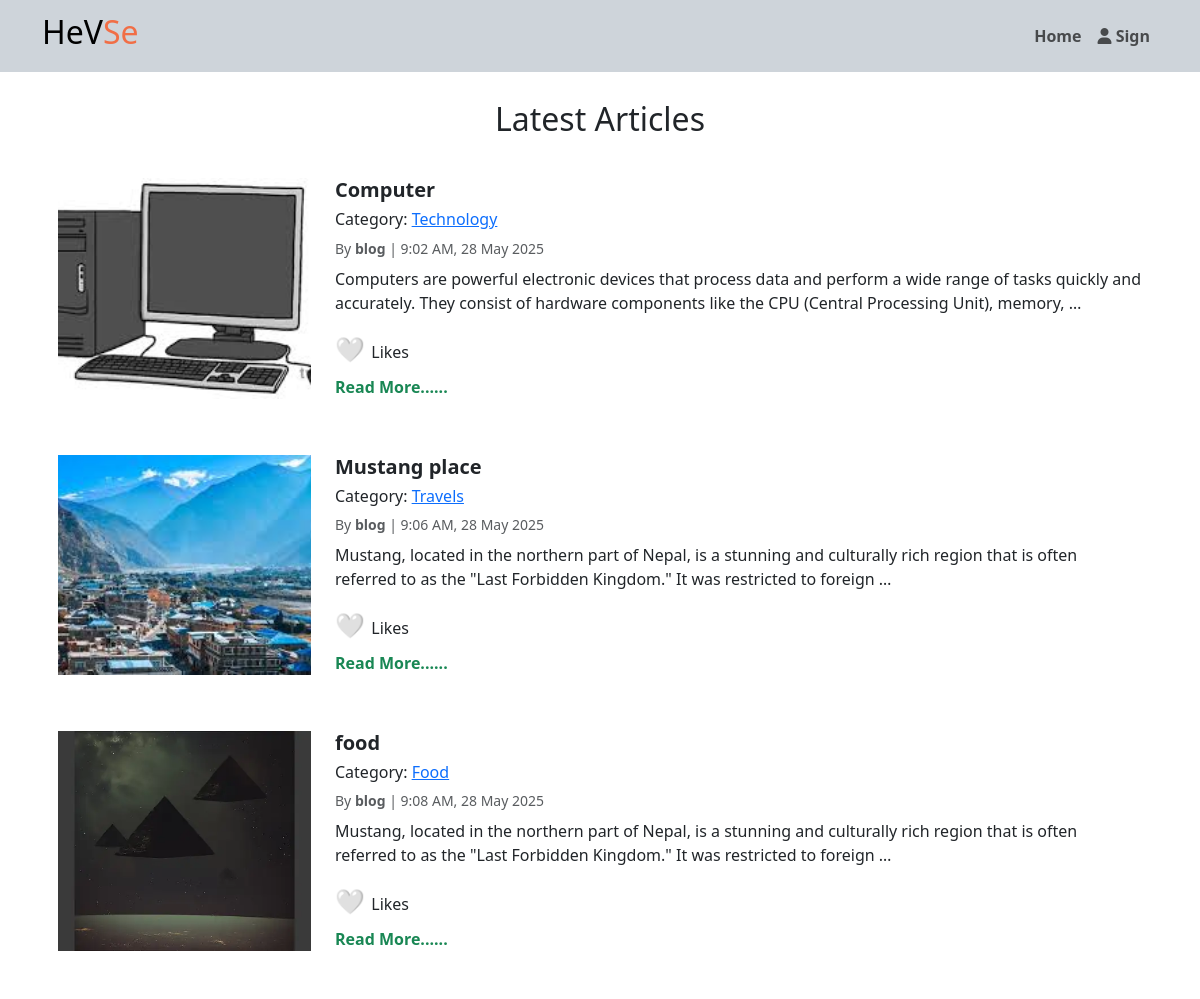
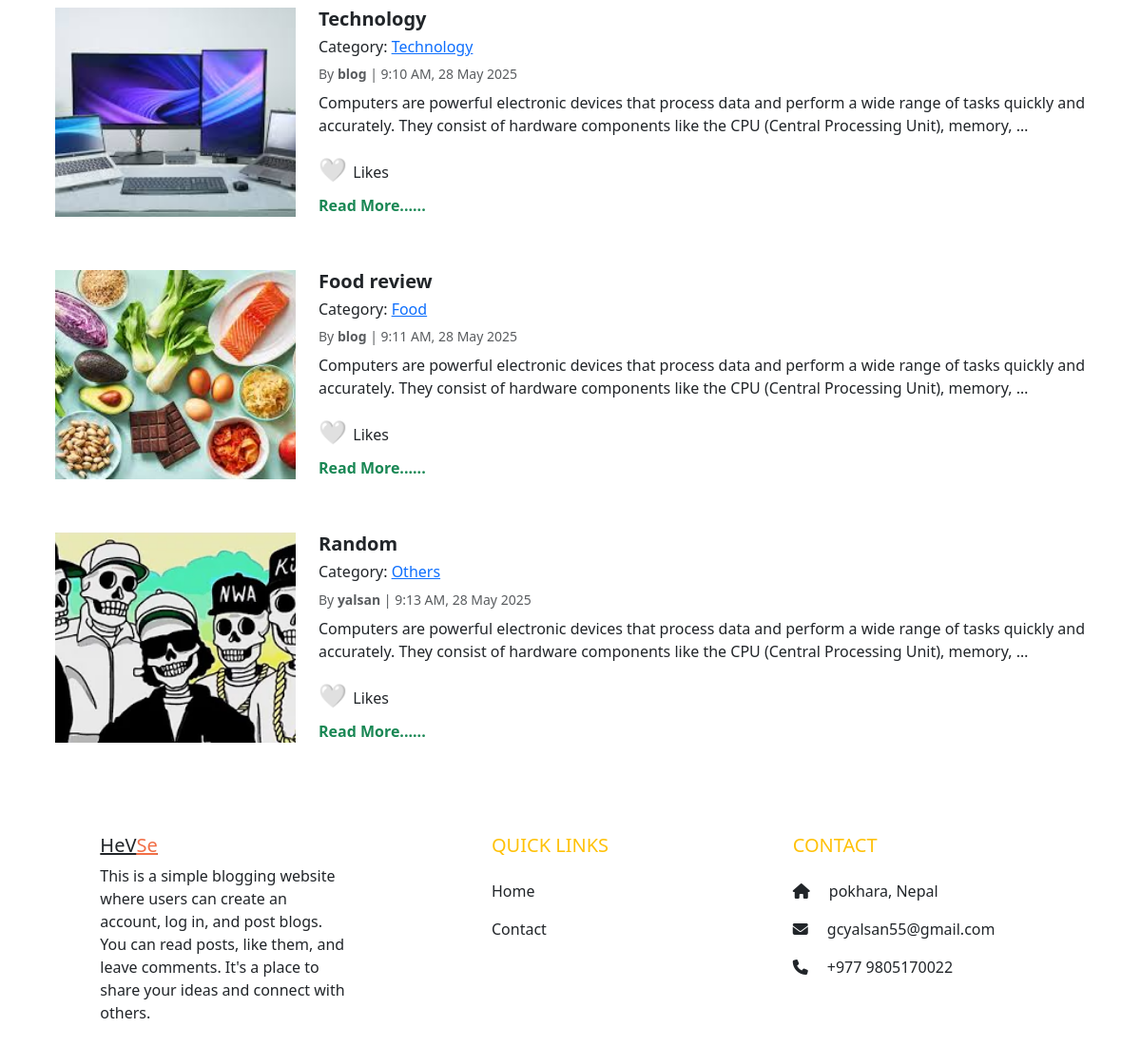
The page / on the database its author committed (2 pictures, top to bottom).
### blog/models.py (models this page shows, shortened)
class Article(models.Model):
    title = models.CharField(max_length=200)
    content = models.TextField()
    author = models.ForeignKey(User, on_delete=models.CASCADE)
    date = models.DateTimeField(auto_now_add=True)
    image = models.ImageField(upload_to='blog_images/', blank=True, null=True)
    category = models.ForeignKey(Category, on_delete=models.CASCADE, related_name='Article')
    likes = models.ManyToManyField(User, related_name='liked_articles', blank=True)

class Category(models.Model):
    name =models.CharField(max_length=100)
    def __str__(self):
        return self.name

### blog/views.py (the view)
# urls.py: path('', views.Homepage, name='homepage'),
def Homepage(request):
    articles = Article.objects.all()
    return render(request, 'index.html', {'articles':articles})

### Templates/Index.html (shortened to what this page needs)
{% load static %}
</html>
<!DOCTYPE html>
<html lang="en">
<head>
  <link href="https://cdn.jsdelivr.net/npm/bootstrap@5.3.2/dist/css/bootstrap.min.css" rel="stylesheet">
  <link rel="stylesheet" href='{% static 'style.css' %}'>
</head>
<body>
 {%include 'header.html'%}
<div class="container my-5">
  <h2 class="text-center mb-4" style=" margin:100px">Latest Articles</h2>
  {% for article in articles %}
    <div class="row blog-post mb-4 p-3">
      <div class="col-md-3 d-flex align-items-center justify-content-center mb-3 mb-md-0">
        {% if article.image %}
          <img src="{{ article.image.url }}" alt="Post Image" class="" style="width: 100%;
            height: 100%;
            object-fit: cover;
        }">
        {% endif %}
      </div>
      <div class="col-md-9">
        <h5 class="fw-bold">{{ article.title }}</h5>
        <p class="text-muted mb-1">
          <h6>  Category:
             <a href="{% url 'category' article.category.name %}">
         {{ article.category }}
           </a>
          </h6>
          <p class="text-muted small mb-2">
          By <strong>{{ article.author.username }}</strong> |
          {% load tz %}
          {% timezone "Asia/Kathmandu" %}
            {{ article.date|date:"g:i A, d M Y" }}
          {% endtimezone %}
        </p>
        <p>{{ article.content|truncatewords:30 }}</p>
        <div id="like-section-{{ article.id }}" class="mb-2">
          <span class="like-emoji" data-id="{{ article.id }}" style="cursor: pointer; font-size: 1.5rem;">
            {% if user in article.likes.all %}
              ❤️
            {% else %}
              🤍
            {% endif %}
          </span>
           Likes
        </div>
        <a href="{% url 'article_detail' article.pk %}#comment-section" class="text-decoration-none text-success fw-bold text-primary-hover">
          Read More......
        </a>
      </div>
    </div>
  {% empty %}
    <p class="text-center">No blog posts available.</p>
  {% endfor %}
</div>
</body>
<footer>
{% include "footer.html" %}
<html>

### Templates/header.html (shortened to what this page needs)
{% load static %}
<header>
      <link href="https://cdn.jsdelivr.net/npm/bootstrap@5.3.2/dist/css/bootstrap.min.css" rel="stylesheet">
    <link rel="stylesheet" href="https://cdnjs.cloudflare.com/ajax/libs/font-awesome/6.4.2/css/all.min.css">
 <link rel="stylesheet" href='{% static 'style.css' %}'>
  <nav class="navbar navbar-expand-lg navbar-light bg-dark-subtle fixed-top text-dark-emphasisborder-bottom">
    <div class="container">
      <a class="navbar-brand" href="{% url 'homepage' %}">
        <h2>HeV<span style="color: rgb(241, 110, 70);">Se</span></h2>
      </a>
      <div class="collapse navbar-collapse justify-content-end" id="navbarResponsive">
        <ul class="navbar-nav align-items-center">
          <li class="nav-item fw-bold">
            <a class="nav-link" href="{% url 'homepage' %}">Home</a>
          </li>
          {% if user.is_authenticated %}
          <li class="nav-item fw-bold">
            <a class="nav-link" href="{% url 'create' %}">Create Post</a>
          </li>
<li>
    <button id="darkModeToggle" class="btn btn-sm btn-dark">🌙 Toggle Dark Mode</button>
</li>
          <li class="nav-item fw-bold">
            <a class="nav-link" href="">Profile</a>
          </li>
 <li class="nav-item">
            <a class="nav-link fw-bold" href="{% url 'contact' %}">Contact</a>
          </li>
          <li class="nav-item">
            <form action="{% url 'logout' %}" method="POST" class="d-inline">
              {% csrf_token %}
              <button type="submit" class="btn btn-sm btn-outline-danger ms-2">Logout</button>
            </form>
          </li>
          {% else %}
          <li class="nav-item fw-bold">
            <a class="nav-link" href="{% url 'signup' %}"><i class="fa fa-user"></i> Sign</a>
          </li>
          {% endif %}
        </ul>
      </div>
    </div>
  </nav>
</header>

### Templates/footer.html (shortened to what this page needs)
<footer class="pt-3 pb-2">
  <div class="container text-md-left">
    <div class="row text-md-left">
      <div class="col-md-3 col-lg-3 col-xl-3 mx-auto mt-3">
          <h5 style="text-decoration:underline">HeV<span style="color: rgb(241, 110, 70); text-decoration:underline">Se</span></h5>
        <p>
         This is a simple blogging website where users can create an account, log in, and post blogs. You can read posts, like them, and leave comments. It's a place to share your ideas and connect with others.
        </p>
      </div>
      <div class="col-md-2 col-lg-2 col-xl-2 mx-auto mt-3">
        <h5 class="text-uppercase mb-4 font-weight-bold text-warning">Quick Links</h5>
        <p><a href="{% url 'homepage' %}" class="text-dark text-decoration-none">Home</a></p>
        <p><a href="{% url 'contact' %}" class="text-dark text-decoration-none">Contact</a></p>
      </div>
      <div class="col-md-4 col-lg-3 col-xl-3 mx-auto mt-3">
        <h5 class="text-uppercase mb-4 font-weight-bold text-warning">Contact</h5>
        <p><i class="fas fa-home me-3"></i> pokhara, Nepal</p>
        <p><i class="fas fa-envelope me-3"></i> gcyalsan55@gmail.com</p>
        <p><i class="fas fa-phone me-3"></i> +977 9805170022</p>
      </div>
    </div>
    </div>
</footer>

### rows shown on the page
Article: image (picture), title "Computer", category "Technology", author.username "blog", date "9:02 AM, 28 May 2025", content "Computers are powerful electronic devices that process data and perform a wide range of tasks quickly and accurately. They consist of hardware components like the CPU (Central Processing Unit), memory, …"
Article: image (picture), title "Mustang place", category "Travels", author.username "blog", date "9:06 AM, 28 May 2025", content "Mustang, located in the northern part of Nepal, is a stunning and culturally rich region that is often referred to as the \"Last Forbidden Kingdom.\" It was restricted to foreign …"
Article: image (picture), title "food", category "Food", author.username "blog", date "9:08 AM, 28 May 2025", content "Mustang, located in the northern part of Nepal, is a stunning and culturally rich region that is often referred to as the \"Last Forbidden Kingdom.\" It was restricted to foreign …"
Article: image (picture), title "Technology", category "Technology", author.username "blog", date "9:10 AM, 28 May 2025", content "Computers are powerful electronic devices that process data and perform a wide range of tasks quickly and accurately. They consist of hardware components like the CPU (Central Processing Unit), memory, …"
Article: image (picture), title "Food review", category "Food", author.username "blog", date "9:11 AM, 28 May 2025", content "Computers are powerful electronic devices that process data and perform a wide range of tasks quickly and accurately. They consist of hardware components like the CPU (Central Processing Unit), memory, …"
Article: image (picture), title "Random", category "Others", author.username "yalsan", date "9:13 AM, 28 May 2025", content "Computers are powerful electronic devices that process data and perform a wide range of tasks quickly and accurately. They consist of hardware components like the CPU (Central Processing Unit), memory, …"
